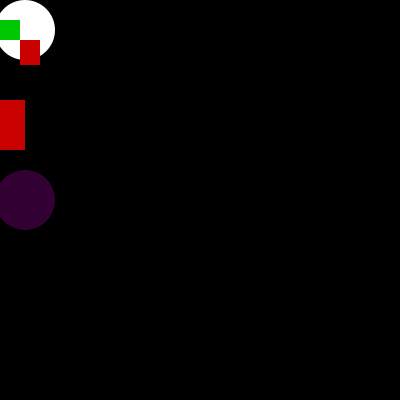
Frame 1 (no input)
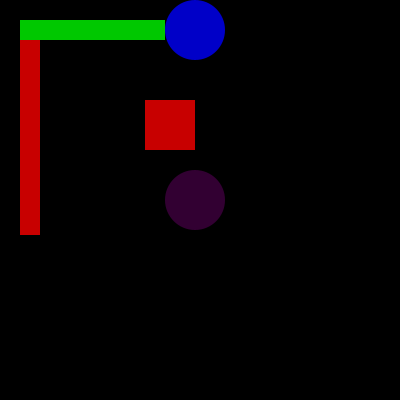
Frame 60 (the mouse pressed at the canvas centre just before this capture)
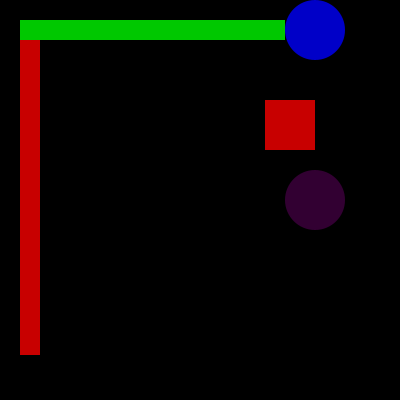
Frame 120 (the mouse held since frame 60 and released just before this capture)

The Processing sketch that drew these frames (run headless with seeded random() and noise(); from frame 60 on, the mouse is pressed at the canvas centre):

// Processing sketch: program
// ── program.pde

int x = 25;
int y = -25;
int speed= 10;

void setup()
{
	size(400,400);
	//smooth();
	noStroke();
}
void draw()
{
	//background(0, 200, 180);
	background(0, 0, 0);
	ellipse( x, 30, 60, 60);
	fill(50, 0, 50);
	ellipse(x, 200, 60, 60);
	fill(200, 0, 0);
	rect(y, 100, 50, 50);
	rect(20, 40, 20, x);
	fill(0, 200, 0);
	rect(20, 20, y, 20);
	fill( 0, 0, 200);
	if (x>400) {
	  speed= -10;
	}
	if(x<0) {
	  speed= 10;
	}
	if (y>400) {
	  speed= -10;
	}
	if (y<0) {
	  speed= 10;
	}
	x= x + speed;
	y= y + speed;
}
